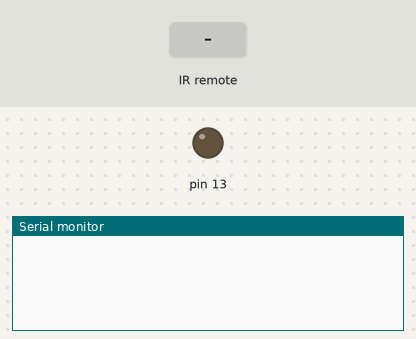
A sketch run on a simulated Arduino Uno, built with avr-gcc and run on an emulated ATmega328P. Shown: output pins drawn as LEDs (lit = HIGH), the last lines printed to the serial monitor. The inputs (shaded band) are chosen by the test bench.

Above: at 1.2 s.
1.3 s: infrared code 0xFF30CF received
At 2.4 s:
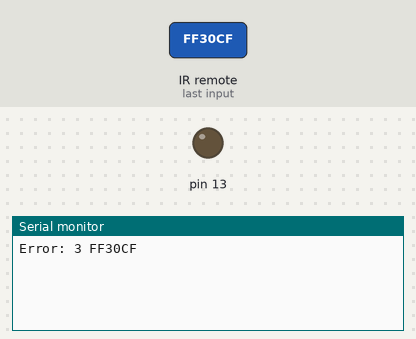
2.8 s: infrared code 0xFF18E7 received
At 3.6 s:
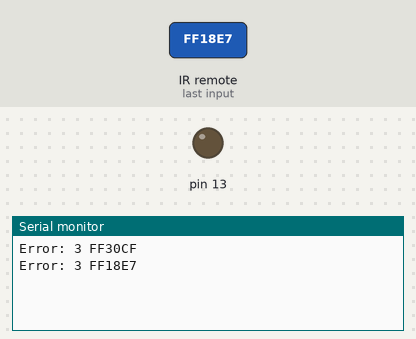

The sketch:

Tema3_EjX_Infrarrojo_LEDon_off_con_mando_pag28.ino
```cpp
#include <IRremote.h>
#define IR_RX A1

IRrecv receptorIR(IR_RX);
decode_results trama;

void setup() {
  Serial.begin(9600);
  pinMode(13,OUTPUT);
  receptorIR.enableIRIn();
}

void loop(){
  if (receptorIR .decode(&trama)) {
    if (trama.decode_type==1){
      Serial.print("Ha llegado: ");
      Serial.println(trama.value,HEX);
      if (trama.value==0xFF30CF){
        digitalWrite(13,HIGH);
      }else if (trama.value==0xFF18E7){
        digitalWrite(13,LOW);
      }
    }
    else{
      Serial.print("Error: ");
      Serial.print(trama.decode_type);
      Serial.print(" ");
      Serial.println(trama.value,HEX);
    }
    receptorIR.resume();
  }
}
```

Measured:
- after the input at 1.3 s, the serial monitor: prints a new line at once (image 1)
- after the input at 2.8 s, the serial monitor: prints a new line at once (image 2)
